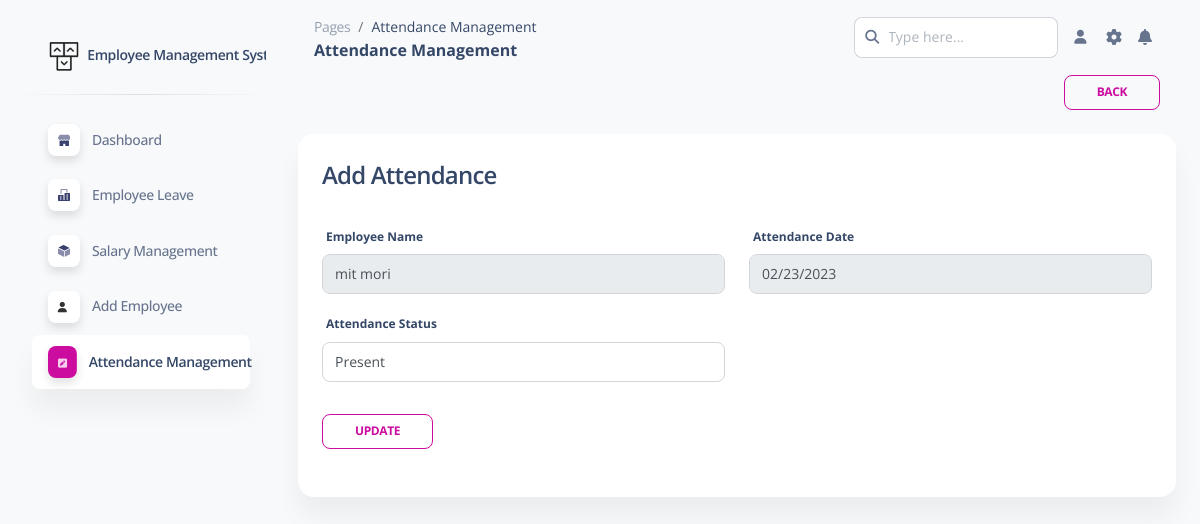
The page /pages/edit_attendance.php?id=16 on the database as committed earlier.
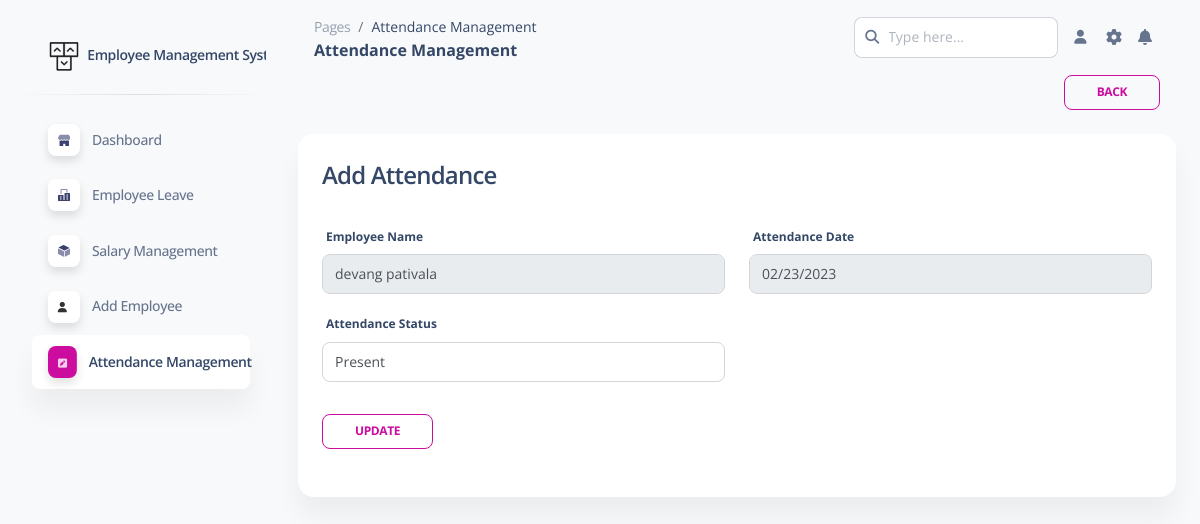
The same page on the database as committed later.
### tables this page shows
CREATE TABLE `user__tbl` (
  `Id` int(20) NOT NULL,
  `user_fname` varchar(255) NOT NULL,
  `user_lname` varchar(255) NOT NULL,
  `user_email` varchar(255) DEFAULT NULL,
  `user_contact` bigint(12) NOT NULL,
  `user_dob` date DEFAULT NULL,
  `user_role` enum('0','1','2') NOT NULL COMMENT '0 = Employee\r\n1 = HR\r\n2 = Owner',
  `user_address` varchar(255) DEFAULT NULL,
  `user_profile_pic` varchar(255) DEFAULT NULL,
  `User_pass` varchar(255) NOT NULL
);

### pages/edit_attendance.php (the view, shortened to what the changed rows need)
<?php
    $conn=mysqli_connect("localhost","root","","employee_management")or die("error in connection");
    $e_id=$_GET['id'];
?>
<!DOCTYPE html>
<html lang="en">
<head>
  <link href="../assets/css/nucleo-icons.css" rel="stylesheet" />
  <link href="../assets/css/nucleo-svg.css" rel="stylesheet" />
  <link href="../assets/css/nucleo-svg.css" rel="stylesheet" />
  <link id="pagestyle" href="../assets/css/soft-ui-dashboard.css?v=1.0.6" rel="stylesheet" />
</head>
<body class="g-sidenav-show  bg-gray-100">
  <main class="main-content position-relative max-height-vh-100 h-100 border-radius-lg ">
    <div class="container-fluid py-4">
      <div class="row">
        <div class="col-12">
          <div class="card mb-4">
            <div class="card-body px-0 pt-0 pb-2">
              <div class="table-responsive p-0">
                <table class="table align-items-center mb-0">
                  <tbody>
                  <?php
                  $querys="select * from attendance__tbl where id = '$e_id'";
                  $results=mysqli_query($conn,$querys);
                    while($row=mysqli_fetch_array($results))
                    {
                        $user = $row['emp_id'];
                    ?>
                  <div class="card-body">
                      <form role="form" method="POST">
                        <div class="row">
                          <div class="col-md-6">
                            <label>Employee Name</label>
                            <div class="mb-3">
                            <?php
                                $querysss="select * from user__tbl where id = '$user'";
                                $resultsss=mysqli_query($conn,$querysss);
                                while($rowss=mysqli_fetch_array($resultsss))
                                {
                                $option = $rowss['user_fname']." ".$rowss['user_lname'];
                                $id = $rowss['Id']; ?>
                                    <input type="text" name="test" id="attendance_name" class="form-control" value="<?=  $option ;?> " readonly>
                                <?php }
                            ?>
                          </div>
                          </div>
                          <div class="col-md-6">
                            <label>Attendance Date</label>
                            <div class="mb-3">
                              <input type="date" class="form-control" placeholder="Attendance Date" aria-label="Attendance Date" aria-describedby="Attendance Date-addon" name="attendance_days" value="<?php echo $row['attendance_days']; ?>"readonly>
                            </div>
                          </div>
                          <div class="col-md-6">
                            <label>Attendance Status</label>
                            <div class="mb-3">
                                <select name="attendance_status" class="form-control">
                                    <option value="1"<?php if($row['attendance_status']==1){echo "selected";} ?>>Present</option>
                                    </select>
                            </div>
                          </div>
                        </div>
                        <input type="submit" value="Update" name="update" class="btn btn-outline-primary btn-sm mb-3 mt-3 me-3">
                      </form>
                    </div>
                  </table>
              </div>
            </div>
          </div>
        </div>
      </div>
    </div>
                 <?php
                    }
                ?>
  </main>
</body>
</html>

Rows that differ between the two databases and show on the page:
changed user__tbl: test "mit mori" → "devang pativala"
